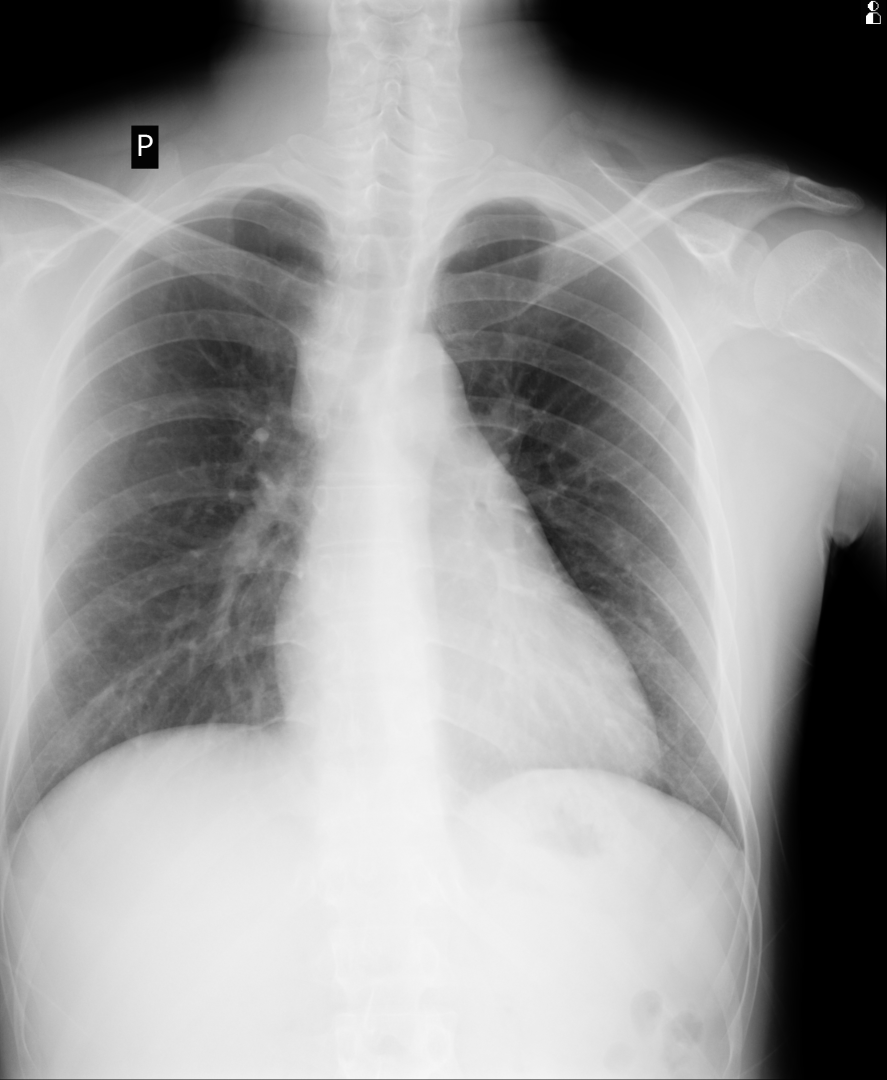
#> input picture Gaze Example/00dc70e84d141255f7fc6f8038bdd72e.png, 1773 x 2160 px, found by its file name (shown at 1/2 size); its folder holds only this picture in this run
$ jupyter execute Task2-EyeTracking.ipynb
#> lines starting #> are read from the running program, lines starting #| are printed output that depends on the picture
## Eye tracking and Gaze Analysis

**Abhinay Krishna Vellala**

In this notebook, I have done an analysis on the gaze points and the inferences we can make from it. For this, we have the gaze data, xray image and a meta file.

From the Xray report, I understand the report's left and right lungs based on the position of the heart. But, when I was referring the images and plots, I referred them as right of the image(where left lung is) and left of the image(where right lung is) interchangably. Please make a note of this. I proofread my report several times and many apologies if you still find any mistake in referring to the left and right of the image or lungs.

[cell 1]
# importing necessary libraries
import pandas as pd
import matplotlib.pyplot as plt
import seaborn as sns
import numpy as np
from PIL import Image
import warnings
warnings.filterwarnings('ignore')

[cell 2]
df = pd.read_csv("../Gaze Example/gaze.csv")
#> (reads Gaze Example/gaze.csv from the repository)
print(df.shape)
df.head()

[cell 3]
import json
with open("../Gaze Example/meta.json") as file:
#> (reads Gaze Example/meta.json from the repository)
    meta = json.load(file)
print(meta)

The meta file has some data regarding the properties of the image and gaze points. It is more interesting to see there is `x0` and `y0` in the meta file.

[cell 4]
img = Image.open(f"../Gaze Example/{meta['fname']}").convert("RGB")
#> img is the input picture: PIL image 1773x2160 RGB; min 0, max 255, mean 152.8
plt.imshow(np.flipud(img), origin='lower', alpha=0.7)
plt.scatter(meta['x0'], meta['y0'], c='red', label='(x0,y0) from meta.json')
plt.legend(loc='upper center')
plt.suptitle("(x0,y0) on the Image")
plt.show()

The plot shows that point (x0,y0) is an interesting observation which is at the bottom of the image.

**Note: matplotlib imshow() function plots with inverted y-axis, for the image above, I have flipped y-axis in the plot. However, from here on, I have inverted the y coordinates of the data to match with the image coordiantes**

[cell 5]
# img = Image.open(f"../Gaze Example/{meta['fname']}").convert("RGB")
plt.imshow(img, alpha=0.7)
plt.scatter(meta['x0'], np.array(img).shape[0] - meta['y0'], c='red', label='(x0,y0) from meta.json')
plt.scatter(df['x'], df['y'], label='gaze coordinates')
plt.legend(loc='upper center')
plt.suptitle("Gaze dataa on the Image with (x0,y0)")
plt.show()

When you look at the plot, the coordinates of gaze data doesn't seem to match with the coordinates of the image. The gaze coordinates are far to the right. The coordinates from meta.json file must imply the origin of the image.

[cell 6]
x0 = meta['x0']
y0 = meta['y0']
img_array = np.array(img)
x0, y0, img_array.shape

[cell 7]
plt.figure(figsize=(8,8))
# plt.imshow(img, extent=[1033, 1773+1033, 2160+37, 37])
extent = [x0, img_array.shape[1]+x0, img_array.shape[0]+y0, y0]
plt.imshow(img, extent=extent)
plt.scatter(meta['x0'], meta['y0'], c='red', label='(x0,y0) as origin')
plt.scatter(df['x'], df['y'], label='gaze')#.apply(lambda y: -y)) .iloc[::-1]
# plt.vlines(df['x'].median(), ymin=y0, ymax=img_array.shape[0]+y0, colors ='black')
# plt.hlines(df['y'].median(), xmin=x0, xmax=img_array.shape[1]+x0, colors ='black')
plt.suptitle("Image adjusted using origin")
plt.legend()
plt.show()

Now, the image looks adjusted to the gaze coordinates.

[cell 8]
plt.figure(figsize=(8,8))
extent = [x0, img_array.shape[1]+x0, img_array.shape[0]+y0, y0]
plt.imshow(img, extent=extent)
plt.scatter(meta['x0'], meta['y0'], c='red')
plt.plot(df['x'], df['y'], label = 'gaze trajectory')
# plt.scatter(df['x'], df['y'], s=50, facecolors='none', edgecolors='red', label='gaze coordinates', alpha=0.2)
plt.scatter(df['x'], df['y'], c='r', label='gaze coordinates', alpha=0.2)
# plt.vlines(df['x'].median(), ymin=37, ymax=2160, colors ='red')
plt.suptitle("Trajectory of Gaze coordinates")
plt.legend()
plt.show()

This is another plot to show the trajectory of the gaze coordinates. This is done to understand the path viewer has followed to look into the image. This helped me to understand more about the trajectories and persceptive of the viewer

#### Heatmap of the gaze points

[cell 9]
plt.figure(figsize=(8,8))
extent = [x0, img_array.shape[1]+x0, img_array.shape[0]+y0, y0]
plt.imshow(img, extent=extent)
sns.kdeplot(x=df['x'], y=df['y'],
            fill=False, thresh=0, levels=100, cbar=True, cmap="mako", alpha=0.8, legend=True)
plt.axis("off")
plt.suptitle("Heatmap of the Gaze points")
plt.show()

From the above heatmap it is clear that the viewer observed at the bottom of the lungs more times than at the top. Especially, viewer looked at the right lung more number of times than the left lung.

#### Knowing the gaze table

To understand the gaze table more, I looked into the mean, standard deviation, quantile ranges, minimum and maximum values of each column in the data. I have also performed the **Shapiro-Wilk test** for normality.

[cell 10]
# removing unimportant column Unnamed: 0
df = df.drop(columns=['Unnamed: 0'])

[cell 11]
# get mean, std, quantiles, min, max
df.describe()

Although, (x,y) are the pixel coordinates, they don't mean anything here. However, it is interesting to see columns like `left_x, left_y, right_x, right_y, right_z` and head position coordinates having different mean but the standard deviation range is similar.

[cell 12]
# Shapiro-Wilk test
from scipy import stats
for col in df.columns:
#     if col != 'x' or col != 'y':
    shapiro_test = stats.shapiro(df[col])
    p = shapiro_test.pvalue
    if p > 0.05:
        print(f"{col}: P-value = {p}, Distribution: Normal")
    else:
        print(f"{col}: P-value = {p}, Distribution: Not Normal")

As we rejected null hypothesis of Shapiro-Wilk test for normality for almost all the values, it looks like the data is not normal. However, since the mean of each parameter is different, it is important to bring them to one scale so that it is eary to understand how they vary and also observe it on the image. For that, I performed standardizing the data by changing the mean to be 0 for all the parameters and variance(standard deviation) to be 1.

## Standardize data

To standardize the data, I have used sklearn StandardScaler class and transformed the data

[cell 13]
from sklearn.preprocessing import StandardScaler

[cell 14]
scale= StandardScaler()
scaled_data = pd.DataFrame(scale.fit_transform(df), columns=df.columns)

[cell 15]
scaled_data.head(2)

[cell 16]
plt.figure(figsize=(8,8))
plt.imshow(img, aspect='auto', extent=(-1.8,2,-4,4))
plt.scatter(scaled_data['x'], scaled_data['y'].apply(lambda y: -y), alpha=0.7, label="gaze")
plt.vlines(0, ymin=-4.3, ymax=4.3, colors ='black')
plt.hlines(0, xmin=-2.2, xmax=2.5, colors ='black')
plt.scatter(0,0, c='r', label='origin')
plt.suptitle("Image and data Standardized with origin at (0,0)")
# plt.axis('off')
plt.legend()
plt.show()
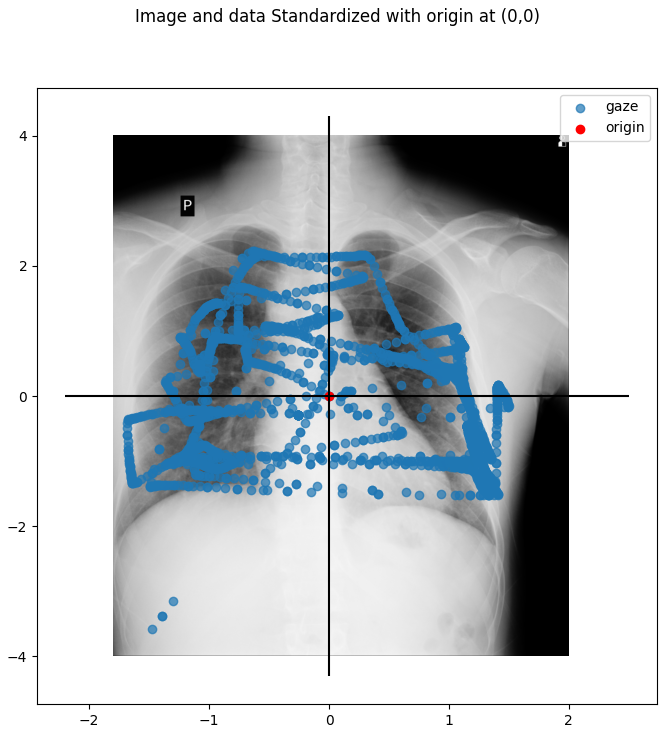
#> figure drawn by matplotlib, 1 panel

I have also plotted an XY coordinates at (x,0) and (0,y) ==> (0,0) to seperate the view of left, right, top and bottom as origin.

Note: Origin is adjusted according to the center of the gaze coordiantes but not the image. You might find the image is a little away from the origin towards right than towards left of the plot. This is because the limbs of the person are captured on the right side of the image but not on the left and the gaze coordinates are focusing on the lungs of the xray report.

### Outliers

There are some outliers at the bottom left of the image. The gaze coordinates look like the image shown below once the outliers are removed.

[cell 17]
scaled_data.loc[(scaled_data['y'] > 2.5)&(scaled_data['x']<-1)].shape

[cell 18]
scaled_data_outlier = scaled_data.loc[~((scaled_data['x'] < -1)&(scaled_data['y'] > 2.5))]
scaled_data.shape, scaled_data_outlier.shape

[cell 19]
plt.figure(figsize=(8,8))
plt.imshow(img, aspect='auto', extent=(-1.8,2,-4,4))
plt.scatter(scaled_data_outlier['x'], scaled_data_outlier['y'].apply(lambda y: -y), alpha=0.7, label="gaze")
plt.vlines(0, ymin=-4.3, ymax=4.3, colors ='black')
plt.hlines(0, xmin=-2.2, xmax=2.5, colors ='black')
plt.scatter(0,0, c='r', label='origin')
plt.suptitle("Image and Standardized data With Outliers removed")
plt.axis('off')
plt.legend()
plt.show()
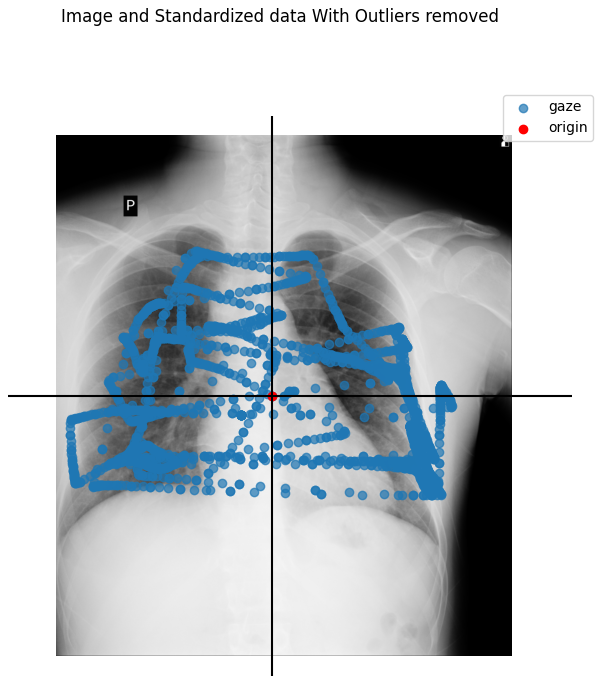
#> figure drawn by matplotlib, 1 panel

The 4 points that were removed as outliers. However, I wanted to keep these outliers and see how the pattern is in the rest of the visualizations. So, the further analysis is done without removing the outliers

### Head Postion Analysis

I have leveraged the `head_pos_x/y/z` columns to understand the position of the viewer while observing the Xray. I have only considered x,y plane for now and have done an analysis on z-axis in the end. Here are the results

[cell 20]
plt.figure(figsize=(12,8))
plt.imshow(img, aspect='auto', extent=(-1.8,2,-4,4))
plt.scatter(scaled_data['x'], scaled_data['y'].apply(lambda y: -y), alpha=0.3, label="gaze points")
plt.vlines(0, ymin=-4, ymax=4, colors ='black')
plt.hlines(0, xmin=-1.8, xmax=2, colors ='black')
plt.scatter(scaled_data['head_pos_x'], scaled_data['head_pos_y'].apply(lambda y: -y),
            s=50, facecolors='none', edgecolors='red',alpha=0.3, label='head position')
plt.axis('off')
plt.suptitle("Head position vs gaze points")
plt.legend()
plt.show()
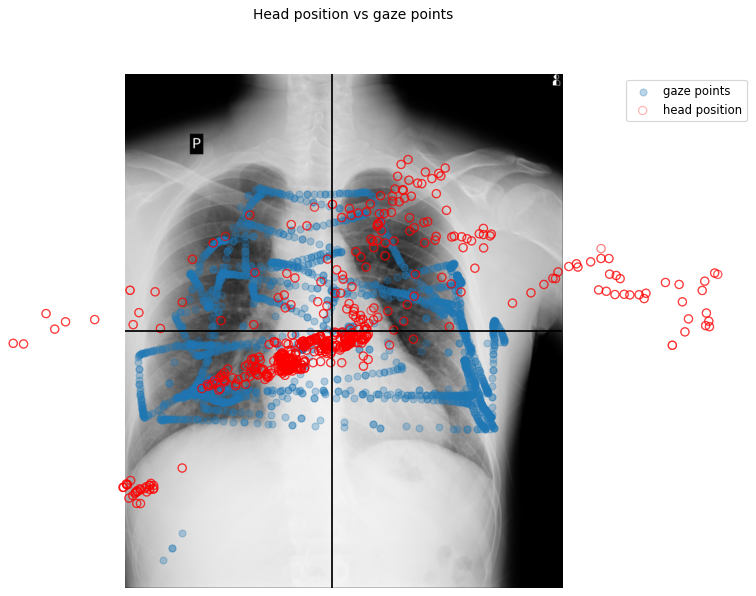
#> figure drawn by matplotlib, 1 panel

From the plot you can observer that most of the times, viewer's head is always at the center, near origin. Also, the head is position is away from the image both in the left and right but mostly towards left. We'll look into the heatmaps to know more about this

[cell 21]
fig, axs = plt.subplots(1,2, figsize=(15, 8))
axs[0].vlines(0, ymin=-4, ymax=4, colors ='black')
axs[0].hlines(0, xmin=-2.3, xmax=3, colors ='black')
axs[1].vlines(0, ymin=-4, ymax=4, colors ='black')
axs[1].hlines(0, xmin=-2.3, xmax=3, colors ='black')
axs[0].imshow(img, aspect='auto', extent=(-2.3,3,-4,4), alpha=0.5)
axs[1].imshow(img, aspect='auto', extent=(-2.3,3,-4,4), alpha=0.5)
axs[0].axis("off")
axs[1].axis("off")
axs[0].set_title("Gaze points heatmap")
axs[1].set_title("Head position heatmap")
sns.kdeplot(x=scaled_data['x'], y=scaled_data['y'].apply(lambda y:-y),
            fill=False, thresh=0, levels=100, cmap="mako", ax=axs[0], alpha=0.5)
sns.kdeplot(x=scaled_data['head_pos_x'], y=scaled_data['head_pos_y'].apply(lambda y:-y),
            fill=False, thresh=0, levels=100, cmap="mako", ax=axs[1], alpha=0.5)
plt.show()
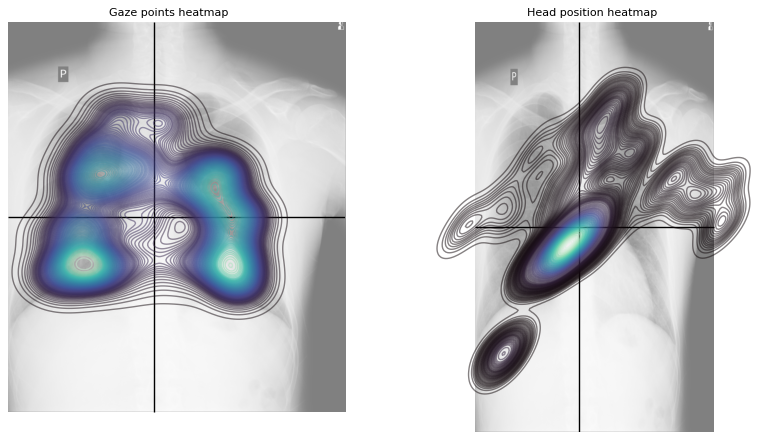
#> figure drawn by matplotlib, 2 panels

The heatmap also clearly shows that the head position of the viewer is mostly at the center of the report. The viewer also observed scan from right, left, top and bottom. However, there position of the head is towards right lung more. Also from the heatmap of the gaze coordinates, it looks like there was more focus on the right lung than on to the left. This gives an idea that doctors tend to look at the right lung more number of time than left lung. This makes sense because, heart takes portion of the left lung in the scan and right lung could be much effective to understand the disease.

**Findings**: *From the gaze coordinates and head position, it is determined that the focus was more on right lung.*

### Head position vs Gaze point

In this analysis, I wanted to see if there is any relationship between the head position and gaze point individually in the x and y coordinates. I chose to implement a boxplot so that it would easier to understand the position of the head from above or below the origin.

[cell 22]
fig, axs = plt.subplots(1,2, figsize=(12, 5))
axs[0].boxplot([scaled_data['x'], scaled_data['head_pos_x']], labels = ['gaze point X', 'head position X'],
               vert=False, showfliers=False)
axs[0].set_title("Gaze point vs Head position in X-axis")
# axs[0].subplots_adjust(left=0.25)
axs[0].vlines(0, ymin=0.5, ymax=2.5, colors ='black')
axs[1].boxplot([scaled_data['y'], scaled_data['head_pos_y']], labels = ['gaze point Y', 'head position Y'],
               showfliers=False)#, vert=False)
axs[1].set_title("Gaze point vs Head position in Y-axis")
# axs[1].subplots_adjust(left=0.25)
axs[1].hlines(0, xmin=0.5, xmax=2.5, colors ='black')
axs[0].set_xlim(4,-3)
axs[1].set_ylim(4,-3)
plt.show()
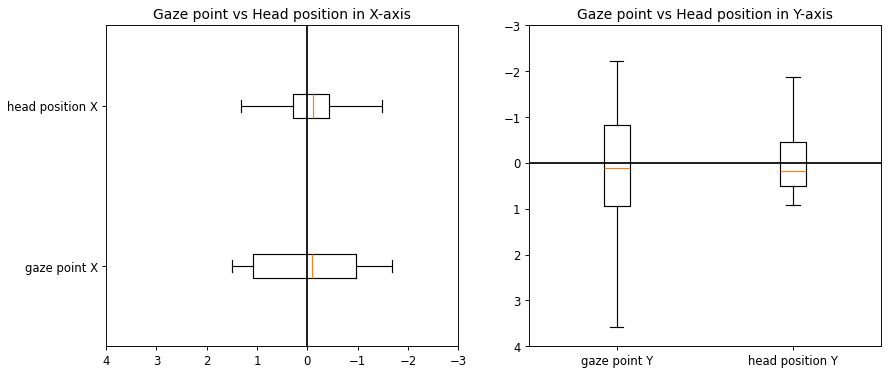
#> figure drawn by matplotlib, 2 panels

The above plots could help in understanding the view of the image as well as the eye tracking. The head position in x-axis is larger than the yaxis. This represents the resolution of the scan and the screen the viewer is watching. The width of the image is larger than the height which is true in our case. So, without looking at the resultion of the image, we can estimate the dimensions of the scan report using head position and gaze point coordinates

**Findings**: *The width of the image is higher than height*

### Head rotation Analysis

The head rotation data is considered only for the x,y plane to see if there is any dependency on the eye tracking

[cell 23]
plt.figure(figsize=(12,8))
plt.imshow(img, aspect='auto', extent=(-1.8,2,-4,4))#, zorder=-1)
plt.scatter(scaled_data['x'], scaled_data['y'].apply(lambda y: -y), alpha=0.2, label="gaze points")
plt.vlines(0, ymin=-4, ymax=4, colors ='black')
plt.hlines(0, xmin=-1.8, xmax=2, colors ='black')
# plt.scatter(scaled_data['head_pos_x'], scaled_data['head_pos_y'].apply(lambda y: -y), c='r', alpha=0.5)
plt.scatter(scaled_data['head_rot_x'], scaled_data['head_rot_y'].apply(lambda y: -y), alpha=0.2, c='r', label="head rotation")
#             s=50, facecolors='none', edgecolors='red', alpha=0.2)
plt.axis("off")
plt.legend()
plt.suptitle("Gaze points vs head rotation")
plt.show()
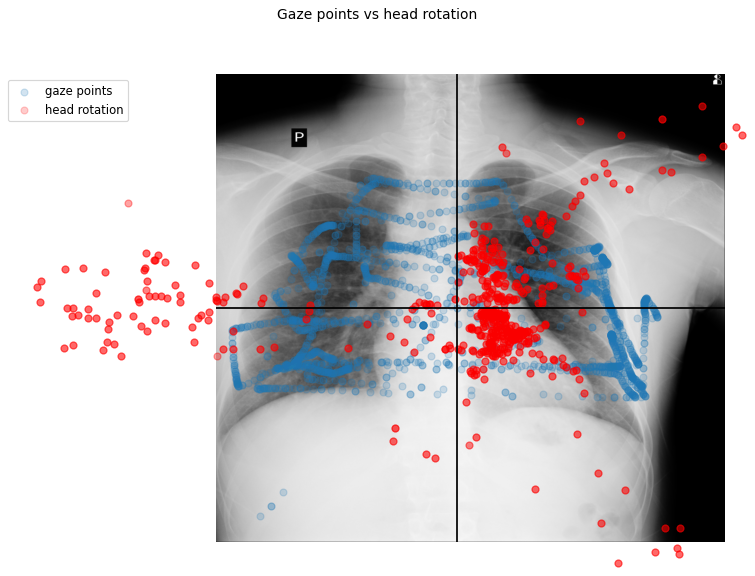
#> figure drawn by matplotlib, 1 panel

The head rotation points are clustered around the origin. It is expected to be as the head position was also determined to be at around origin from above. Viewers head was not rotated many times while gazing towards right lung. But, it was rotated many times while the head position is at the left lung. Here is a plot to illustrate this statement which means, even the head position is towards the left lung, the viewer is still looking at right lung.

[cell 24]
plt.figure(figsize=(12,8))
plt.imshow(img, aspect='auto', extent=(-1.8,2,-4,4))
plt.scatter(scaled_data['head_pos_x'], scaled_data['head_pos_y'].apply(lambda y: -y), alpha=0.2, label="head position")
plt.vlines(0, ymin=-4, ymax=4, colors ='black')
plt.hlines(0, xmin=-1.8, xmax=2, colors ='black')
# plt.scatter(scaled_data['head_pos_x'], scaled_data['head_pos_y'].apply(lambda y: -y), c='r', alpha=0.5)
plt.scatter(scaled_data['head_rot_x'], scaled_data['head_rot_y'].apply(lambda y: -y), alpha=0.2, c='r', label="head rotation")
#             s=50, facecolors='none', edgecolors='red', alpha=0.2)
plt.axis("off")
plt.legend()
plt.suptitle("Head position vs head rotation")
plt.show()
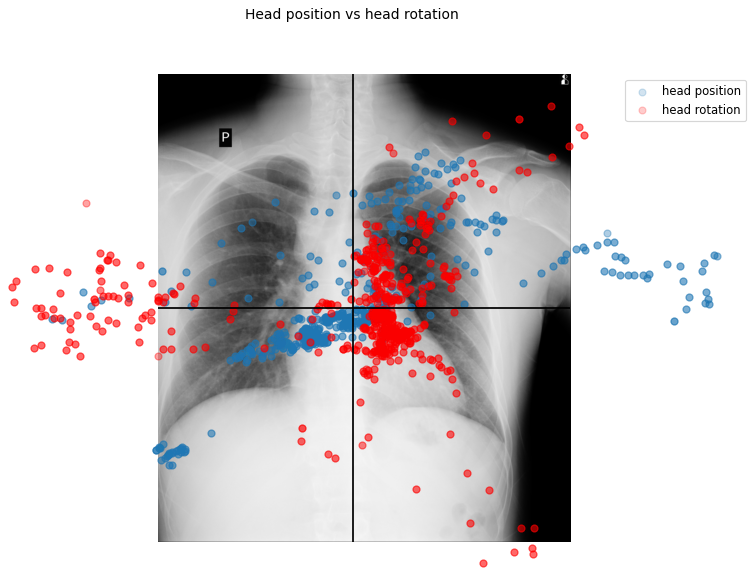
#> figure drawn by matplotlib, 1 panel

From the above plot between head position and head rotation, it is clear that even the head position is towards the left lung, the viewer is still gazing at the right lung by rotating the head.

**Findings**: *Eventhough the head position is towards the left lung, the viewer is still gazing at the right lung*

### Left and Right Analysis

As there was no description about the variable in the data, I made a correlation plot to see how the `left_x/y/z` and `right_x/y/z` are related to other variables. Here is the correlation plot.

[cell 25]
cols = ['x','y',' left_x','left_y', 'left_z', 'right_x','right_y', 'right_z', 'head_pos_x', 'head_pos_y', 'head_pos_z',
       'head_rot_x', 'head_rot_y', 'head_rot_z']
plt.figure(figsize=(20,10))
sns.heatmap(scaled_data[cols].corr(), cmap="Blues", annot=True)
plt.suptitle("Correlation Plot")
plt.show()
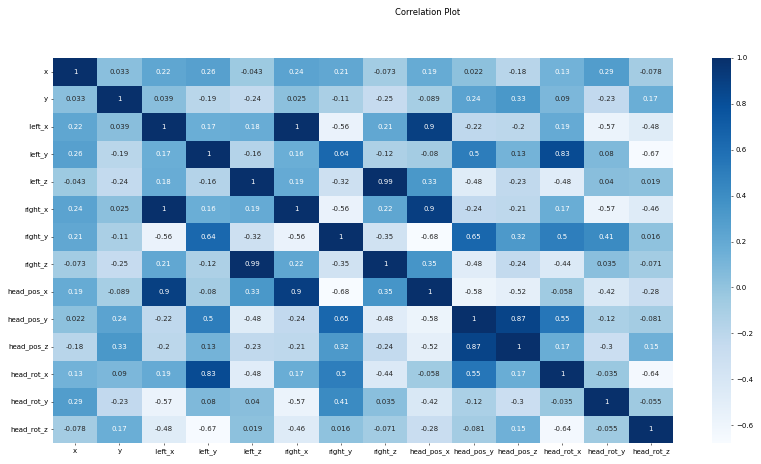
#> figure drawn by matplotlib, 2 panels

From the correlation coefficients, it looks like `left_x` and `right_x` are strongly correlated to `head_pos_x`. While `left_y` is strongly correlated with `head_pos_y` and `head_rot_x`. `right_y` is strongly correlated to `head_pos_y`. From the correlations, we can make an inference that left and right variables are describing the head position in the space. Based on this information further analysis is made.

[cell 26]
plt.figure(figsize=(15,8))
plt.imshow(img, aspect='auto', extent=(-1.8,2,-4,4))
# plt.scatter(scaled_data['x'], scaled_data['y'].apply(lambda y: -y), alpha=0.2)
plt.vlines(0, ymin=-4, ymax=4, colors ='black')
plt.hlines(0, xmin=-1.8, xmax=2, colors ='black')
plt.scatter(scaled_data[' left_x'], scaled_data['left_y'].apply(lambda y: -y),
            c='r', alpha=0.2, label="Left")
plt.scatter(scaled_data['head_pos_x'], scaled_data['head_pos_y'].apply(lambda y: -y),
            c='g', alpha=0.2, label="Head position")
plt.axis('off')
plt.legend(loc='upper right')
plt.suptitle("Head position Vs Left")
plt.show()
#> (the rest of the program and of its run is left out)
